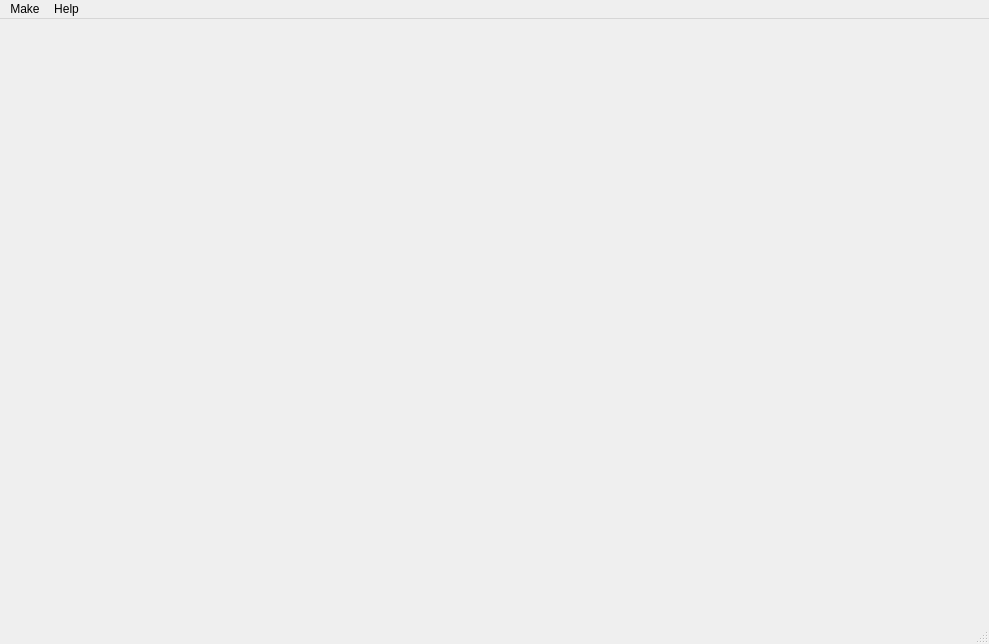
<?xml version="1.0" encoding="UTF-8"?>
<ui version="4.0">
 <class>MainWindow</class>
 <widget class="QMainWindow" name="MainWindow">
  <property name="geometry">
   <rect>
    <x>0</x>
    <y>0</y>
    <width>989</width>
    <height>644</height>
   </rect>
  </property>
  <property name="windowTitle">
   <string>Font Awesome Maker</string>
  </property>
  <property name="windowIcon">
   <iconset resource="res/resources.qrc">
    <normaloff>:/icons/icon.png</normaloff>:/icons/icon.png</iconset>
  </property>
  <widget class="QWidget" name="centralWidget">
   <layout class="QVBoxLayout" name="verticalLayout">
    <property name="leftMargin">
     <number>0</number>
    </property>
    <property name="topMargin">
     <number>0</number>
    </property>
    <property name="rightMargin">
     <number>0</number>
    </property>
    <property name="bottomMargin">
     <number>0</number>
    </property>
    <item>
     <widget class="PanelWidget" name="widgetFontPanel" native="true"/>
    </item>
   </layout>
  </widget>
  <widget class="QMenuBar" name="menuBar">
   <property name="geometry">
    <rect>
     <x>0</x>
     <y>0</y>
     <width>989</width>
     <height>26</height>
    </rect>
   </property>
   <widget class="QMenu" name="menuHelp">
    <property name="title">
     <string>Help</string>
    </property>
    <addaction name="actionAbout"/>
   </widget>
   <widget class="QMenu" name="menuMake">
    <property name="title">
     <string>Make</string>
    </property>
    <addaction name="actionMakeDefine"/>
   </widget>
   <addaction name="menuMake"/>
   <addaction name="menuHelp"/>
  </widget>
  <widget class="QStatusBar" name="statusBar"/>
  <action name="actionAbout">
   <property name="text">
    <string>About</string>
   </property>
  </action>
  <action name="actionMakeDefine">
   <property name="text">
    <string>Make Define</string>
   </property>
  </action>
 </widget>
 <layoutdefault spacing="6" margin="11"/>
 <customwidgets>
  <customwidget>
   <class>PanelWidget</class>
   <extends>QWidget</extends>
   <header location="global">form/panelwidget.h</header>
   <container>1</container>
  </customwidget>
 </customwidgets>
 <resources>
  <include location="res/resources.qrc"/>
 </resources>
 <connections/>
</ui>
